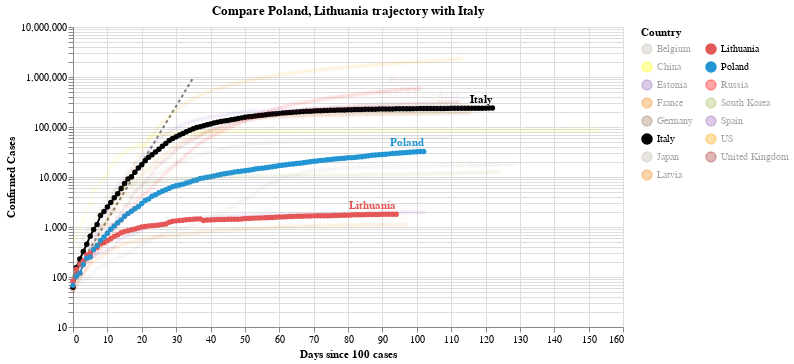

The code cell stored with this chart in its notebook:
### Code cell
#hide_input
chart2 = make_since_chart(dff2, ['Poland', 'Lithuania'], baseline_countries)
chart2

### Figure 1 — Vega-Lite specification as saved in the notebook (floating-point values rounded to 4 significant figures; data arrays with more than 128 entries replaced by an {"elided": "..."} marker saying what was removed)
{"config": {"view": {"continuousWidth": 400, "continuousHeight": 300}}, "layer": [{"data": {"name": "data-628230001892d6798b50651be41d1b3e"}, "mark": {"type": "line", "color": "black", "opacity": 0.5, "strokeDash": [3, 3]}, "encoding": {"x": {"type": "quantitative", "field": "Days since 100 cases"}, "y": {"type": "quantitative", "field": "Confirmed Cases"}}}, {"data": {"name": "data-8963d3cd024d018332f830ad70bc8872"}, "mark": {"type": "line", "point": true}, "encoding": {"color": {"type": "nominal", "field": "Country", "legend": {"columns": 2}, "scale": {"domain": ["Belgium", "China", "Estonia", "France", "Germany", "Italy", "Japan", "Latvia", "Lithuania", "Poland", "Russia", "South Korea", "Spain", "US", "United Kingdom"], "range": ["#C1B7AD", "yellow", "#9467bd", "#F58518", "#9D755D", "black", "#C1B7AD", "#F58518", "#E45756", "#2495D3", "red", "#A1BA59", "#9467bd", "orange", "brown"]}}, "opacity": {"condition": {"value": 1, "selection": "selector004"}, "value": 0.05}, "tooltip": [{"type": "nominal", "field": "Country"}, {"type": "temporal", "field": "Date"}, {"type": "quantitative", "field": "Confirmed Cases"}, {"type": "quantitative", "field": "Days since 100 cases"}], "x": {"type": "quantitative", "field": "Days since 100 cases"}, "y": {"type": "quantitative", "field": "Confirmed Cases", "scale": {"type": "log"}}}, "selection": {"selector004": {"type": "multi", "fields": ["Country"], "bind": "legend", "init": [{"Country": "Poland"}, {"Country": "Lithuania"}, {"Country": "Italy"}]}}, "width": 550}, {"data": {"name": "data-8963d3cd024d018332f830ad70bc8872"}, "mark": {"type": "text", "align": "right", "dy": -8, "fontWeight": "bold"}, "encoding": {"color": {"type": "nominal", "field": "Country", "legend": {"columns": 2}, "scale": {"domain": ["Belgium", "China", "Estonia", "France", "Germany", "Italy", "Japan", "Latvia", "Lithuania", "Poland", "Russia", "South Korea", "Spain", "US", "United Kingdom"], "range": ["#C1B7AD", "yellow", "#9467bd", "#F58518", "#9D755D", "black", "#C1B7AD", "#F58518", "#E45756", "#2495D3", "red", "#A1BA59", "#9467bd", "orange", "brown"]}}, "opacity": {"condition": {"value": 1, "selection": "selector004"}, "value": 0.05}, "text": {"type": "nominal", "field": "Country"}, "tooltip": [{"type": "nominal", "field": "Country"}, {"type": "temporal", "field": "Date"}, {"type": "quantitative", "field": "Confirmed Cases"}, {"type": "quantitative", "field": "Days since 100 cases"}], "x": {"type": "quantitative", "field": "Days since 100 cases"}, "y": {"type": "quantitative", "field": "Confirmed Cases", "scale": {"type": "log"}}}, "transform": [{"filter": "(datum['Date'] >= 1592870400000)"}], "width": 550}], "title": "Compare Poland, Lithuania trajectory with Italy", "$schema": "https://vega.github.io/schema/vega-lite/v4.0.2.json", "datasets": {"data-628230001892d6798b50651be41d1b3e": [{"Days since 100 cases": 0, "Confirmed Cases": 100.0}, {"Days since 100 cases": 1, "Confirmed Cases": 130.0}, {"Days since 100 cases": 2, "Confirmed Cases": 169.0}, {"Days since 100 cases": 3, "Confirmed Cases": 219.7}, {"Days since 100 cases": 4, "Confirmed Cases": 285.6}, {"Days since 100 cases": 5, "Confirmed Cases": 371.3}, {"Days since 100 cases": 6, "Confirmed Cases": 482.7}, {"Days since 100 cases": 7, "Confirmed Cases": 627.5}, {"Days since 100 cases": 8, "Confirmed Cases": 815.7}, {"Days since 100 cases": 9, "Confirmed Cases": 1060.0}, {"Days since 100 cases": 10, "Confirmed Cases": 1379.0}, {"Days since 100 cases": 11, "Confirmed Cases": 1792.0}, {"Days since 100 cases": 12, "Confirmed Cases": 2330.0}, {"Days since 100 cases": 13, "Confirmed Cases": 3029.0}, {"Days since 100 cases": 14, "Confirmed Cases": 3937.0}, {"Days since 100 cases": 15, "Confirmed Cases": 5119.0}, {"Days since 100 cases": 16, "Confirmed Cases": 6654.0}, {"Days since 100 cases": 17, "Confirmed Cases": 8650.0}, {"Days since 100 cases": 18, "Confirmed Cases": 11250.0}, {"Days since 100 cases": 19, "Confirmed Cases": 14620.0}, {"Days since 100 cases": 20, "Confirmed Cases": 19000.0}, {"Days since 100 cases": 21, "Confirmed Cases": 24710.0}, {"Days since 100 cases": 22, "Confirmed Cases": 32120.0}, {"Days since 100 cases": 23, "Confirmed Cases": 41750.0}, {"Days since 100 cases": 24, "Confirmed Cases": 54280.0}, {"Days since 100 cases": 25, "Confirmed Cases": 70560.0}, {"Days since 100 cases": 26, "Confirmed Cases": 91730.0}, {"Days since 100 cases": 27, "Confirmed Cases": 119300.0}, {"Days since 100 cases": 28, "Confirmed Cases": 155000.0}, {"Days since 100 cases": 29, "Confirmed Cases": 201500.0}, {"Days since 100 cases": 30, "Confirmed Cases": 262000.0}, {"Days since 100 cases": 31, "Confirmed Cases": 340600.0}, {"Days since 100 cases": 32, "Confirmed Cases": 442800.0}, {"Days since 100 cases": 33, "Confirmed Cases": 575600.0}, {"Days since 100 cases": 34, "Confirmed Cases": 748300.0}, {"Days since 100 cases": 35, "Confirmed Cases": 972800.0}], "data-8963d3cd024d018332f830ad70bc8872": {"elided": "1718 records"}}}
